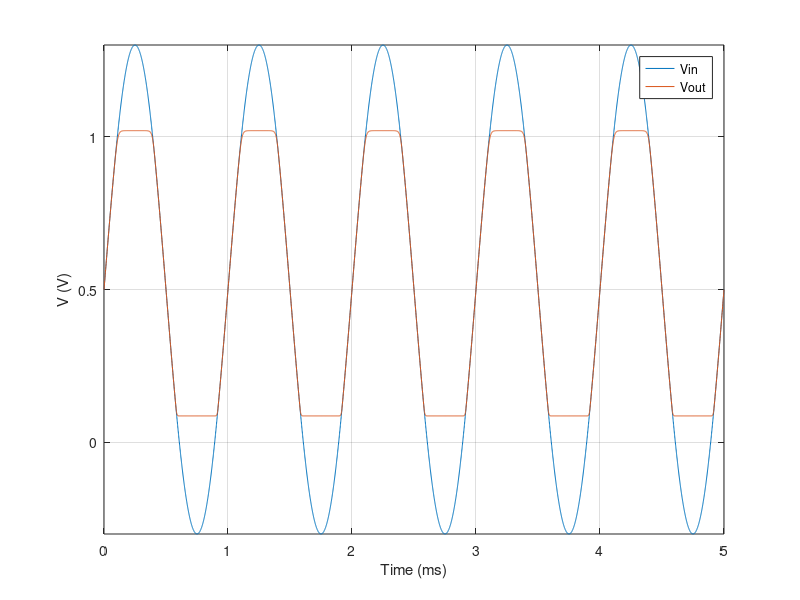

This chart was generated by the following MATLAB code:
clear all; close all; clc;

%% Read data from CSV in the same folder
M = csvread('tran_8m.csv',1,0);
t = M(:,1).*1000;
vin = M(:,2);
vout = M(:,4);

%% Generate plot
plot(t,vin,t,vout);
xlabel('Time (ms)');
ylabel('V (V)');
axis([min(t),max(t),min(vin),max(vin)]);
legend('Vin','Vout');
grid on;

saveas(gcf,'tran_8m.eps','epsc');
